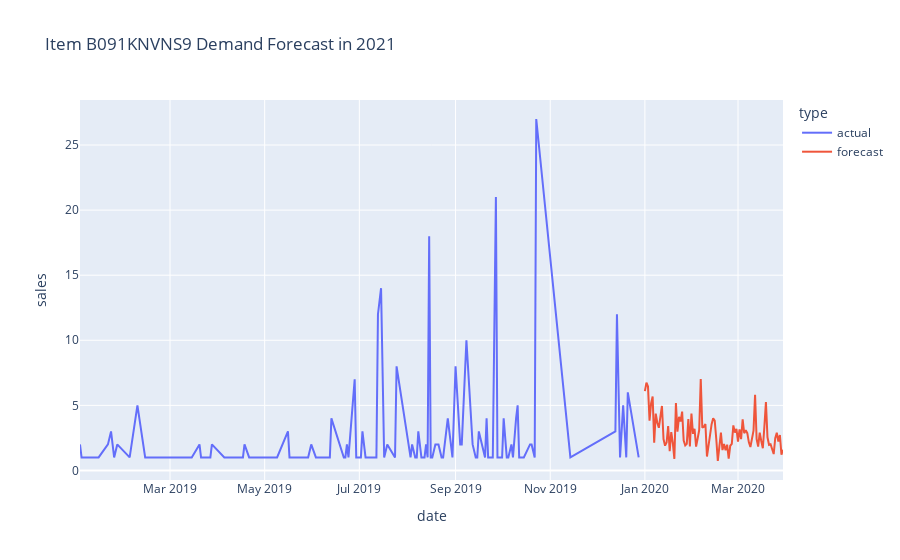

This figure's notebook cell:
### Code cell
def forecast_demand(product_id):
    actual = df[(df['product_id']== product_id)]
    # change actual to normal values from log transformed
    actual['sales'] = np.expm1(actual['sales'].values)
    actual['type'] = 'actual'
    forecasted = forecast[(forecast['product'] == product_id)]
    forecasted['type'] = 'forecast'
    product_df = pd.concat([actual,forecasted], axis = 0)
    fig = px.line(product_df, x='date', y='sales', color='type',title=f'Item {encoder.classes_[product_id]} Demand Forecast in 2021')
    fig.show()
    

forecast_demand(78)

### Figure 1 — Plotly figure (JSON) as saved in the notebook; plotly's stock layout.template omitted (floating-point values rounded to 4 significant figures; data arrays with more than 128 entries replaced by an {"elided": "..."} marker saying what was removed)
{"data": [{"hovertemplate": "type=actual<br>date=%{x}<br>sales=%{y}<extra></extra>", "legendgroup": "actual", "line": {"color": "#636efa", "dash": "solid"}, "marker": {"symbol": "circle"}, "mode": "lines", "name": "actual", "orientation": "v", "showlegend": true, "type": "scatter", "x": {"elided": "211 str values"}, "xaxis": "x", "y": {"elided": "211 float values"}, "yaxis": "y"}, {"hovertemplate": "type=forecast<br>date=%{x}<br>sales=%{y}<extra></extra>", "legendgroup": "forecast", "line": {"color": "#EF553B", "dash": "solid"}, "marker": {"symbol": "circle"}, "mode": "lines", "name": "forecast", "orientation": "v", "showlegend": true, "type": "scatter", "x": ["2020-01-01T00:00:00", "2020-01-02T00:00:00", "2020-01-03T00:00:00", "2020-01-04T00:00:00", "2020-01-05T00:00:00", "2020-01-06T00:00:00", "2020-01-07T00:00:00", "2020-01-08T00:00:00", "2020-01-09T00:00:00", "2020-01-10T00:00:00", "2020-01-11T00:00:00", "2020-01-12T00:00:00", "2020-01-13T00:00:00", "2020-01-14T00:00:00", "2020-01-15T00:00:00", "2020-01-16T00:00:00", "2020-01-17T00:00:00", "2020-01-18T00:00:00", "2020-01-19T00:00:00", "2020-01-20T00:00:00", "2020-01-21T00:00:00", "2020-01-22T00:00:00", "2020-01-23T00:00:00", "2020-01-24T00:00:00", "2020-01-25T00:00:00", "2020-01-26T00:00:00", "2020-01-27T00:00:00", "2020-01-28T00:00:00", "2020-01-29T00:00:00", "2020-01-30T00:00:00", "2020-01-31T00:00:00", "2020-02-01T00:00:00", "2020-02-02T00:00:00", "2020-02-03T00:00:00", "2020-02-04T00:00:00", "2020-02-05T00:00:00", "2020-02-06T00:00:00", "2020-02-07T00:00:00", "2020-02-08T00:00:00", "2020-02-09T00:00:00", "2020-02-10T00:00:00", "2020-02-11T00:00:00", "2020-02-12T00:00:00", "2020-02-13T00:00:00", "2020-02-14T00:00:00", "2020-02-15T00:00:00", "2020-02-16T00:00:00", "2020-02-17T00:00:00", "2020-02-18T00:00:00", "2020-02-19T00:00:00", "2020-02-20T00:00:00", "2020-02-21T00:00:00", "2020-02-22T00:00:00", "2020-02-23T00:00:00", "2020-02-24T00:00:00", "2020-02-25T00:00:00", "2020-02-26T00:00:00", "2020-02-27T00:00:00", "2020-02-28T00:00:00", "2020-02-29T00:00:00", "2020-03-01T00:00:00", "2020-03-02T00:00:00", "2020-03-03T00:00:00", "2020-03-04T00:00:00", "2020-03-05T00:00:00", "2020-03-06T00:00:00", "2020-03-07T00:00:00", "2020-03-08T00:00:00", "2020-03-09T00:00:00", "2020-03-10T00:00:00", "2020-03-11T00:00:00", "2020-03-12T00:00:00", "2020-03-13T00:00:00", "2020-03-14T00:00:00", "2020-03-15T00:00:00", "2020-03-16T00:00:00", "2020-03-17T00:00:00", "2020-03-18T00:00:00", "2020-03-19T00:00:00", "2020-03-20T00:00:00", "2020-03-21T00:00:00", "2020-03-22T00:00:00", "2020-03-23T00:00:00", "2020-03-24T00:00:00", "2020-03-25T00:00:00", "2020-03-26T00:00:00", "2020-03-27T00:00:00", "2020-03-28T00:00:00", "2020-03-29T00:00:00", "2020-03-30T00:00:00"], "xaxis": "x", "y": [6.089, 6.744, 6.443, 3.817, 5.157, 5.686, 2.127, 4.371, 3.664, 3.277, 4.141, 4.957, 2.409, 1.903, 2.149, 3.407, 1.482, 2.949, 2.101, 0.8856, 5.177, 2.976, 4.117, 3.762, 4.518, 2.303, 1.921, 2.044, 3.943, 1.84, 4.375, 2.814, 3.197, 1.833, 2.456, 3.105, 7.031, 3.286, 3.363, 3.572, 1.067, 2.032, 2.554, 3.553, 4.005, 3.83, 2.431, 0.7258, 1.825, 2.915, 1.564, 2.024, 1.555, 1.98, 0.8988, 1.897, 2.041, 3.458, 2.908, 3.185, 2.216, 3.149, 2.405, 3.933, 2.857, 3.084, 2.862, 2.159, 1.803, 2.318, 3.062, 5.818, 2.411, 1.828, 2.899, 2.266, 1.706, 3.363, 5.251, 2.55, 1.971, 2.015, 1.531, 1.259, 2.481, 2.9, 2.226, 2.726, 1.212, 1.586], "yaxis": "y"}], "layout": {"legend": {"title": {"text": "type"}, "tracegroupgap": 0}, "title": {"text": "Item B091KNVNS9 Demand Forecast in 2021"}, "xaxis": {"anchor": "y", "domain": [0, 1], "title": {"text": "date"}}, "yaxis": {"anchor": "x", "domain": [0, 1], "title": {"text": "sales"}}}}
